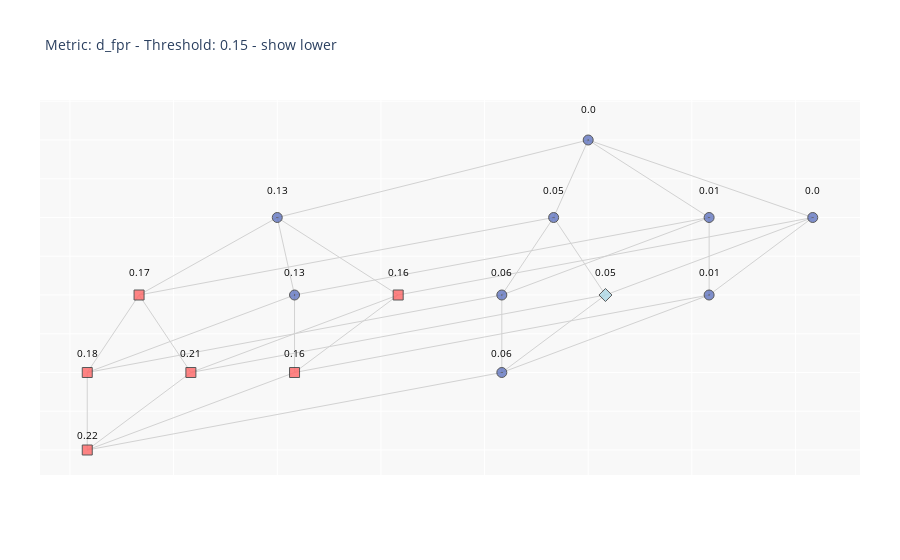

The code cell stored with this chart in its notebook:
### Markdown cell above
#### Lattice Explorer

### Code cell
top1=list(fp_divergence_ofI.getDivergenceTopK(K=1, th_redundancy=0).keys())[0]
fig1=fp_divergence_ofI.plotLatticeItemset(top1, Th_divergence=0.15, sizeDot="small", getLower=True)

### Figure 1 — Plotly figure (JSON) as saved in the notebook; plotly's stock layout.template omitted (floating-point values rounded to 4 significant figures)
{"data": [{"hoverinfo": "none", "line": {"color": "rgb(210,210,210)", "width": 1}, "mode": "lines", "type": "scatter", "x": [0, -3, null, 0, -0.3333, null, 0, 1.167, null, 0, 2.167, null, -3, -4.333, null, -3, -2.833, null, -3, -1.833, null, -0.3333, -4.333, null, -0.3333, -0.8333, null, -0.3333, 0.1667, null, 1.167, -2.833, null, 1.167, -0.8333, null, 1.167, 1.167, null, 2.167, -1.833, null, 2.167, 0.1667, null, 2.167, 1.167, null, -4.333, -4.833, null, -4.333, -3.833, null, -2.833, -4.833, null, -2.833, -2.833, null, -1.833, -3.833, null, -1.833, -2.833, null, -0.8333, -4.833, null, -0.8333, -0.8333, null, 0.1667, -3.833, null, 0.1667, -0.8333, null, 1.167, -2.833, null, 1.167, -0.8333, null, -4.833, -4.833, null, -3.833, -4.833, null, -2.833, -4.833, null, -0.8333, -4.833, null], "y": [8, 7, null, 8, 7, null, 8, 7, null, 8, 7, null, 7, 6, null, 7, 6, null, 7, 6, null, 7, 6, null, 7, 6, null, 7, 6, null, 7, 6, null, 7, 6, null, 7, 6, null, 7, 6, null, 7, 6, null, 7, 6, null, 6, 5, null, 6, 5, null, 6, 5, null, 6, 5, null, 6, 5, null, 6, 5, null, 6, 5, null, 6, 5, null, 6, 5, null, 6, 5, null, 6, 5, null, 6, 5, null, 5, 4, null, 5, 4, null, 5, 4, null, 5, 4, null]}, {"hoverinfo": "text", "marker": {"color": "#ff6666", "line": {"color": "rgb(50,50,50)", "width": 1}, "size": 10, "symbol": "square"}, "mode": "markers", "name": "Metric: d_fpr - Threshold: 0.15 - show lower", "opacity": 0.8, "text": ["priors_count=>3, race=African-American", "age_cat=25 - 45, priors_count=>3", "priors_count=>3, race=African-American, sex=Male", "age_cat=25 - 45, priors_count=>3, race=African-American", "age_cat=25 - 45, priors_count=>3, sex=Male", "age_cat=25 - 45, priors_count=>3, race=African-American, sex=Male"], "type": "scatter", "x": [-4.333, -1.833, -4.833, -3.833, -2.833, -4.833], "y": [6, 6, 5, 5, 5, 4]}, {"hoverinfo": "text", "marker": {"color": "lightblue", "line": {"color": "rgb(50,50,50)", "width": 1}, "size": 10, "symbol": "diamond"}, "mode": "markers", "name": "Metric: d_fpr - Threshold: 0.15 - show lower", "opacity": 0.8, "text": ["age_cat=25 - 45, race=African-American"], "type": "scatter", "x": [0.1667], "y": [6]}, {"hoverinfo": "text", "marker": {"color": "#6175c1", "line": {"color": "rgb(50,50,50)", "width": 1}, "size": 10, "symbol": "circle-dot"}, "mode": "markers", "name": "Metric: d_fpr - Threshold: 0.15 - show lower", "opacity": 0.8, "text": ["", "priors_count=>3", "race=African-American", "sex=Male", "age_cat=25 - 45", "priors_count=>3, sex=Male", "race=African-American, sex=Male", "age_cat=25 - 45, sex=Male", "age_cat=25 - 45, race=African-American, sex=Male"], "type": "scatter", "x": [0, -3, -0.3333, 1.167, 2.167, -2.833, -0.8333, 1.167, -0.8333], "y": [8, 7, 7, 7, 7, 6, 6, 6, 5]}], "layout": {"annotations": [{"font": {"color": "rgb(0,0,0)", "size": 10}, "showarrow": false, "text": "0.0", "x": 0, "xref": "x", "y": 8.4, "yref": "y"}, {"font": {"color": "rgb(0,0,0)", "size": 10}, "showarrow": false, "text": "0.13", "x": -3, "xref": "x", "y": 7.35, "yref": "y"}, {"font": {"color": "rgb(0,0,0)", "size": 10}, "showarrow": false, "text": "0.05", "x": -0.3333, "xref": "x", "y": 7.35, "yref": "y"}, {"font": {"color": "rgb(0,0,0)", "size": 10}, "showarrow": false, "text": "0.01", "x": 1.167, "xref": "x", "y": 7.35, "yref": "y"}, {"font": {"color": "rgb(0,0,0)", "size": 10}, "showarrow": false, "text": "0.0", "x": 2.167, "xref": "x", "y": 7.35, "yref": "y"}, {"font": {"color": "rgb(0,0,0)", "size": 10}, "showarrow": false, "text": "0.17", "x": -4.333, "xref": "x", "y": 6.3, "yref": "y"}, {"font": {"color": "rgb(0,0,0)", "size": 10}, "showarrow": false, "text": "0.13", "x": -2.833, "xref": "x", "y": 6.3, "yref": "y"}, {"font": {"color": "rgb(0,0,0)", "size": 10}, "showarrow": false, "text": "0.16", "x": -1.833, "xref": "x", "y": 6.3, "yref": "y"}, {"font": {"color": "rgb(0,0,0)", "size": 10}, "showarrow": false, "text": "0.06", "x": -0.8333, "xref": "x", "y": 6.3, "yref": "y"}, {"font": {"color": "rgb(0,0,0)", "size": 10}, "showarrow": false, "text": "0.05", "x": 0.1667, "xref": "x", "y": 6.3, "yref": "y"}, {"font": {"color": "rgb(0,0,0)", "size": 10}, "showarrow": false, "text": "0.01", "x": 1.167, "xref": "x", "y": 6.3, "yref": "y"}, {"font": {"color": "rgb(0,0,0)", "size": 10}, "showarrow": false, "text": "0.18", "x": -4.833, "xref": "x", "y": 5.25, "yref": "y"}, {"font": {"color": "rgb(0,0,0)", "size": 10}, "showarrow": false, "text": "0.21", "x": -3.833, "xref": "x", "y": 5.25, "yref": "y"}, {"font": {"color": "rgb(0,0,0)", "size": 10}, "showarrow": false, "text": "0.16", "x": -2.833, "xref": "x", "y": 5.25, "yref": "y"}, {"font": {"color": "rgb(0,0,0)", "size": 10}, "showarrow": false, "text": "0.06", "x": -0.8333, "xref": "x", "y": 5.25, "yref": "y"}, {"font": {"color": "rgb(0,0,0)", "size": 10}, "showarrow": false, "text": "0.22", "x": -4.833, "xref": "x", "y": 4.2, "yref": "y"}], "font": {"size": 10}, "hovermode": "closest", "margin": {"b": 85, "l": 40, "r": 40, "t": 100}, "plot_bgcolor": "rgb(248,248,248)", "showlegend": false, "title": {"text": "Metric: d_fpr - Threshold: 0.15 - show lower"}, "xaxis": {"showline": false, "showticklabels": false, "zeroline": false}, "yaxis": {"showline": false, "showticklabels": false, "zeroline": false}}}
